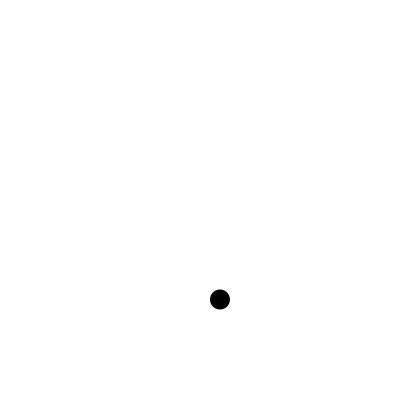
Frame 1 (no input)
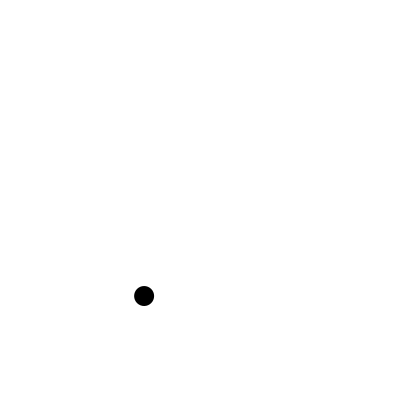
Frame 60 (the mouse pressed at the canvas centre just before this capture)
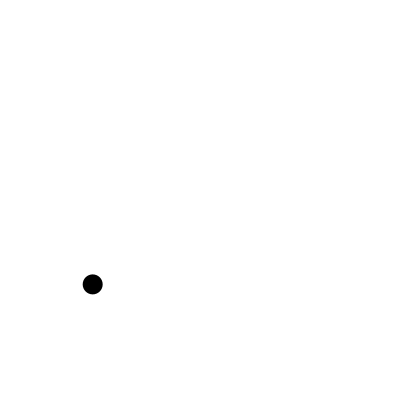
Frame 120 (the mouse held since frame 60 and released just before this capture)

The Processing sketch that drew these frames (run headless with seeded random() and noise(); from frame 60 on, the mouse is pressed at the canvas centre):

// Processing sketch: processing_74294
// ── processing_74294.pde

float X;
float Y;
float Theta;

void setup(){
 size(400,400);
 colorMode(RGB,100);
 background(100);
 frameRate(30);
  noStroke();
 X = 200;
 Y = 200;
 Theta = 0;
}

void draw(){
 Theta = Theta+0.1;
 X = 200*sin(Theta) + 200; // X軸方向の単振動 [振幅 * sin(位相) + 中心座標]
 Y = 100*cos(Theta) + 200; // Y軸方向の単振動 [振幅 * sin(位相) + 中心座標]
 fill(100);
 rect(0,0,width,height);
 fill(0); 
 ellipse(X,Y,20,20);
}
